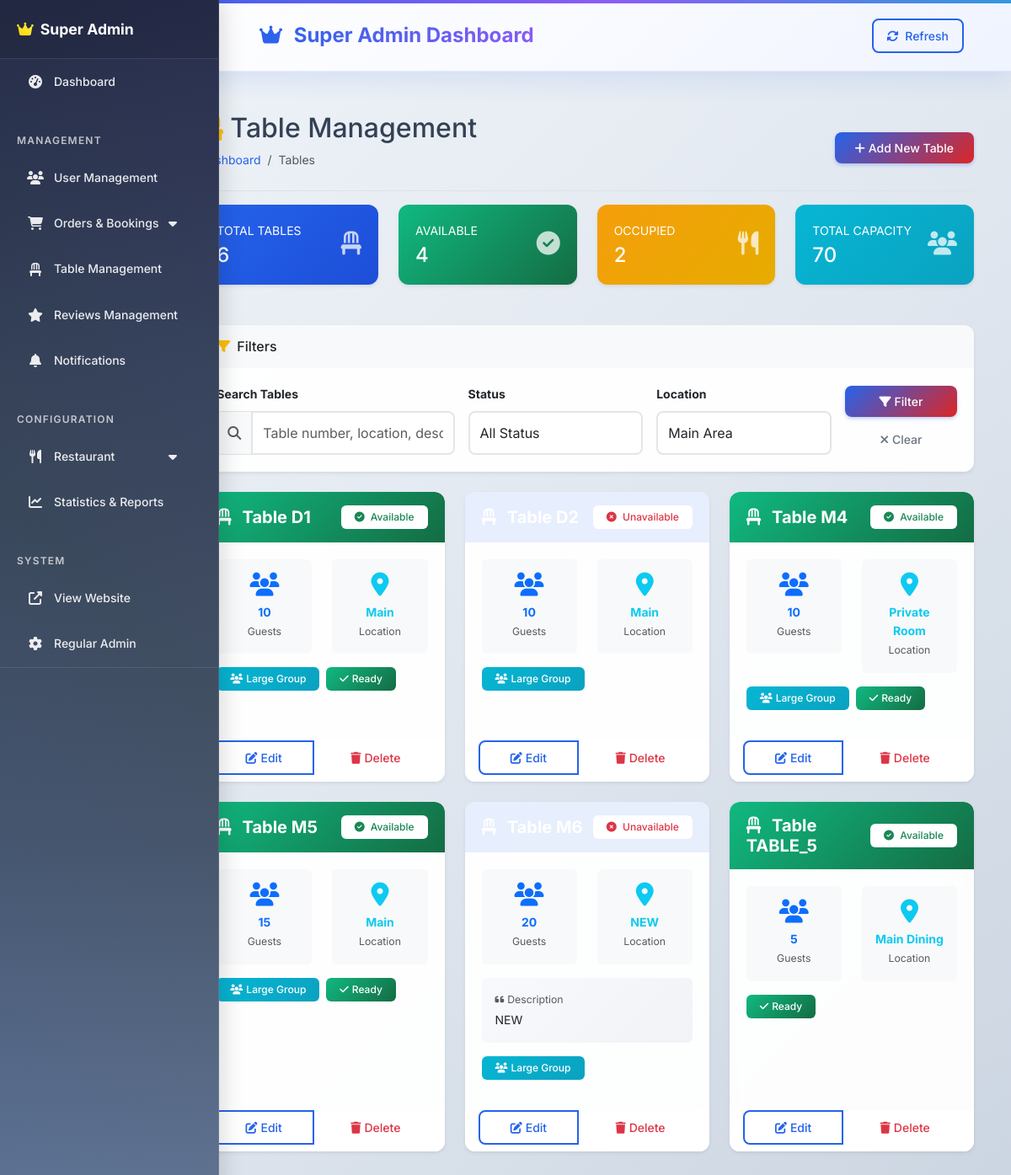
/superadmin/tables (signed in), run on the app's committed database.
### tables this page shows
CREATE TABLE IF NOT EXISTS `tables` (
  `id` int NOT NULL AUTO_INCREMENT,
  `table_number` varchar(10) NOT NULL,
  `capacity` int NOT NULL,
  `location` varchar(50) DEFAULT NULL,
  `description` text,
  `is_available` tinyint(1) DEFAULT '1',
  `status` enum('available','occupied','reserved','maintenance') DEFAULT 'available',
  `created_at` timestamp NULL DEFAULT CURRENT_TIMESTAMP,
  `updated_at` timestamp NULL DEFAULT CURRENT_TIMESTAMP ON UPDATE CURRENT_TIMESTAMP,
  PRIMARY KEY (`id`),
  UNIQUE KEY `table_number` (`table_number`),
  KEY `idx_capacity` (`capacity`),
  KEY `idx_available` (`is_available`)
);

### views/superadmin/tables/index.php (the view, shortened to what the rows shown need)
<!DOCTYPE html>
<html lang="en">
<head>
    <?php require_once 'views/layouts/superadmin_header.php'; ?>
</head>
<body>
    <div class="container-fluid">
        <div class="row">
            <main class="col-md-9 ms-sm-auto col-lg-10 px-md-4">
                <div class="d-flex justify-content-between flex-wrap flex-md-nowrap align-items-center pt-3 pb-2 mb-3 border-bottom">
                    <div>
                        <h1 class="h2">
                            <i class="fas fa-chair me-2 text-warning"></i>Table Management
                        </h1>
                    </div>
                </div>
                <div class="row">
                    <?php if (!empty($tables)): ?>
                        <?php foreach ($tables as $table): ?>
                            <div class="col-lg-4 col-md-6 mb-4">
                                <div class="card h-100 border-0 shadow-sm hover-shadow">
                                    <div class="card-header bg-gradient-<?php echo ($table['is_available'] ?? 1) ? 'success' : 'danger'; ?> text-white border-0">
                                        <div class="d-flex justify-content-between align-items-center">
                                            <h5 class="card-title mb-0 fw-bold">
                                                <i class="fas fa-chair me-2"></i>
                                                Table <?php echo htmlspecialchars($table['table_number'] ?? 'Unknown'); ?>
                                            </h5>
                                            <span class="badge bg-white text-<?php echo ($table['is_available'] ?? 1) ? 'success' : 'danger'; ?> px-3 py-2">
                                                <i class="fas fa-<?php echo ($table['is_available'] ?? 1) ? 'check-circle' : 'times-circle'; ?> me-1"></i>
                                                <?php echo ($table['is_available'] ?? 1) ? 'Available' : 'Unavailable'; ?>
                                            </span>
                                        </div>
                                    </div>
                                    <div class="card-body">
                                        <div class="row mb-3">
                                            <div class="col-6">
                                                <div class="text-center p-3 bg-light rounded">
                                                    <i class="fas fa-users fa-2x text-primary mb-2"></i>
                                                    <div class="fw-bold text-primary"><?php echo htmlspecialchars($table['capacity'] ?? 'N/A'); ?></div>
                                                    <small class="text-muted">Guests</small>
                                                </div>
                                            </div>
                                            <div class="col-6">
                                                <div class="text-center p-3 bg-light rounded">
                                                    <i class="fas fa-map-marker-alt fa-2x text-info mb-2"></i>
                                                    <div class="fw-bold text-info"><?php echo htmlspecialchars($table['location'] ?: 'Main'); ?></div>
                                                    <small class="text-muted">Location</small>
                                                </div>
                                            </div>
                                        </div>
                                        <?php if (!empty($table['description'])): ?>
                                            <div class="mb-3">
                                                <div class="bg-gradient-light p-3 rounded">
                                                    <div class="small text-muted mb-1">
                                                        <i class="fas fa-quote-left me-1"></i>Description
                                                    </div>
                                                    <div class="text-dark"><?php echo htmlspecialchars($table['description']); ?></div>
                                                </div>
                                            </div>
                                        <?php endif; ?>
                                        <div class="d-flex flex-wrap gap-2 mb-3">
                                            <?php if (($table['capacity'] ?? 0) >= 6): ?>
                                                <span class="badge bg-gradient-info px-3 py-2">
                                                    <i class="fas fa-users me-1"></i>Large Group
                                                </span>
                                            <?php endif; ?>
                                            <?php if (($table['is_available'] ?? 1)): ?>
                                                <span class="badge bg-gradient-success px-3 py-2">
                                                    <i class="fas fa-check me-1"></i>Ready
                                                </span>
                                            <?php endif; ?>
                                        </div>
                                    </div>
                                    <div class="card-footer bg-white border-0 pt-0">
                                        <div class="btn-group w-100" role="group">                                            <button type="button" class="btn btn-outline-primary flex-fill me-2" onclick="editTable(<?php echo $table['id']; ?>)">
                                                <i class="fas fa-edit me-1"></i>Edit
                                            </button>
                                            <button type="button" class="btn btn-outline-danger flex-fill" onclick="deleteTable(<?php echo $table['id']; ?>)">
                                                <i class="fas fa-trash me-1"></i>Delete
                                            </button>
                                        </div>
                                    </div>
                                </div>
                            </div>
                        <?php endforeach; ?>
                    <?php endif; ?>
                </div>
            </main>
        </div>
    </div>
<?php require_once 'views/layouts/superadmin_footer.php'; ?>

### data on the page
tables: table_number "D1", is_available 1 (drawn), capacity "10", location "Main", shows "Large Group"
tables: is_available 0 (drawn), capacity "10", location "Main", shows "Large Group"
tables: table_number "M4", is_available 1 (drawn), capacity "10", location "Private Room", shows "Large Group"
tables: table_number "M5", is_available 1 (drawn), capacity "15", location "Main", shows "Large Group"
tables: is_available 0 (drawn), capacity "20", location "NEW", description "NEW", shows "Large Group"
tables: table_number "TABLE_5", is_available 1 (drawn), capacity "5", location "Main Dining"

### other printed values
$stats['total_tables'] "6"
$stats['available_tables'] "4"
$stats['occupied_tables'] "2"
$stats['total_capacity'] "70"
form field location "Main Area"
